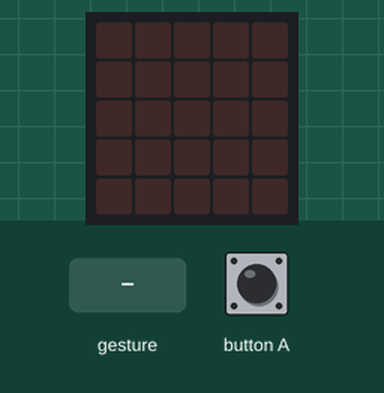
This program was run on a simulated BBC micro:bit running MicroPython. Shown: the board's 5×5 LED display. The test bench sets the inputs (shaded band). A tilt is held for 1.5 s and a shake lasts 1 s, then the board lies face up again.

Above: at 1.2 s.
1.3 s: button A pressed for 0.15 s
At 2.2 s:
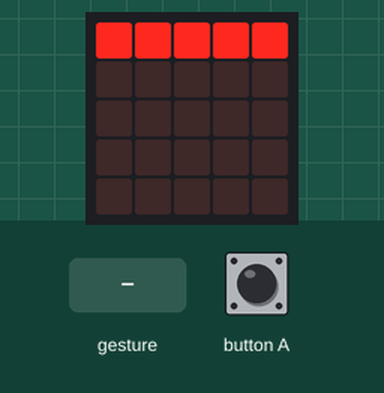
4.3 s: gesture 'shake'
At 5.5 s:
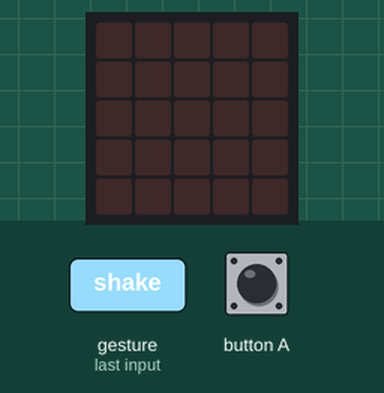
6.3 s: button A pressed for 1 s
At 10.3 s:
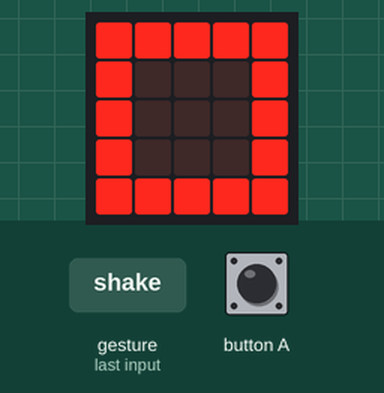
Timing chart, 0 to 11.8 s (numbered marks = the images above; inputs shaded):
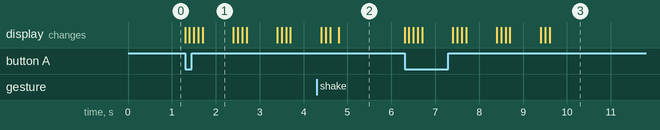

The program:

03_02_nelio_ledeilla.py
```python
# 03_02_nelio_ledeilla.py
from microbit import *

while True:
    asento = accelerometer.current_gesture()
    if button_a.was_pressed():
        # sytytetään kaikki ylärivin ledit
        for x in range(5):
            # x saa arvot 0,1,2,3,4
            display.set_pixel(x, 0, 9)
            # pieni tauko väliin, jotta syttyvät vaiheittain
            sleep(100)
        sleep(500)
        # oikean reunan ledit ylhäältä alas
        for y in range(5):
            # y saa arvot 0,1,2,3,4
            display.set_pixel(4, y, 9)
            # pieni tauko väliin, jotta syttyvät vaiheittain
            sleep(100)
        sleep(500)
        # alareuna oikealta vasemmalle
        for x in range(4, -1, -1):
            # x saa arvot 4, 3, 2, 1, 0
            display.set_pixel(x, 4, 9)
            # pieni tauko väliin, jotta syttyvät vaiheittain
            sleep(100)
        sleep(500)
        # vasen reuna alhaalta ylös
        for y in range(4, -1, -1):
            # y saa arvot 4, 3, 2, 1, 0
            display.set_pixel(0, y, 9)
            # pieni tauko väliin, jotta syttyvät vaiheittain
            sleep(100)
    if asento == "shake":
        display.clear()
```

Measured:
- after the input at 1.3 s, the display: first changes at once (image 1 shows a later state)
- after the input at 4.3 s, the display: first differs from a run without the input after 0.50 s (image 2)
- after the input at 6.3 s, the display: first changes at once (image 3 shows a later state)
- what the display in image 1 shows lasts 0.7 s, from 1.7 s to 2.4 s
